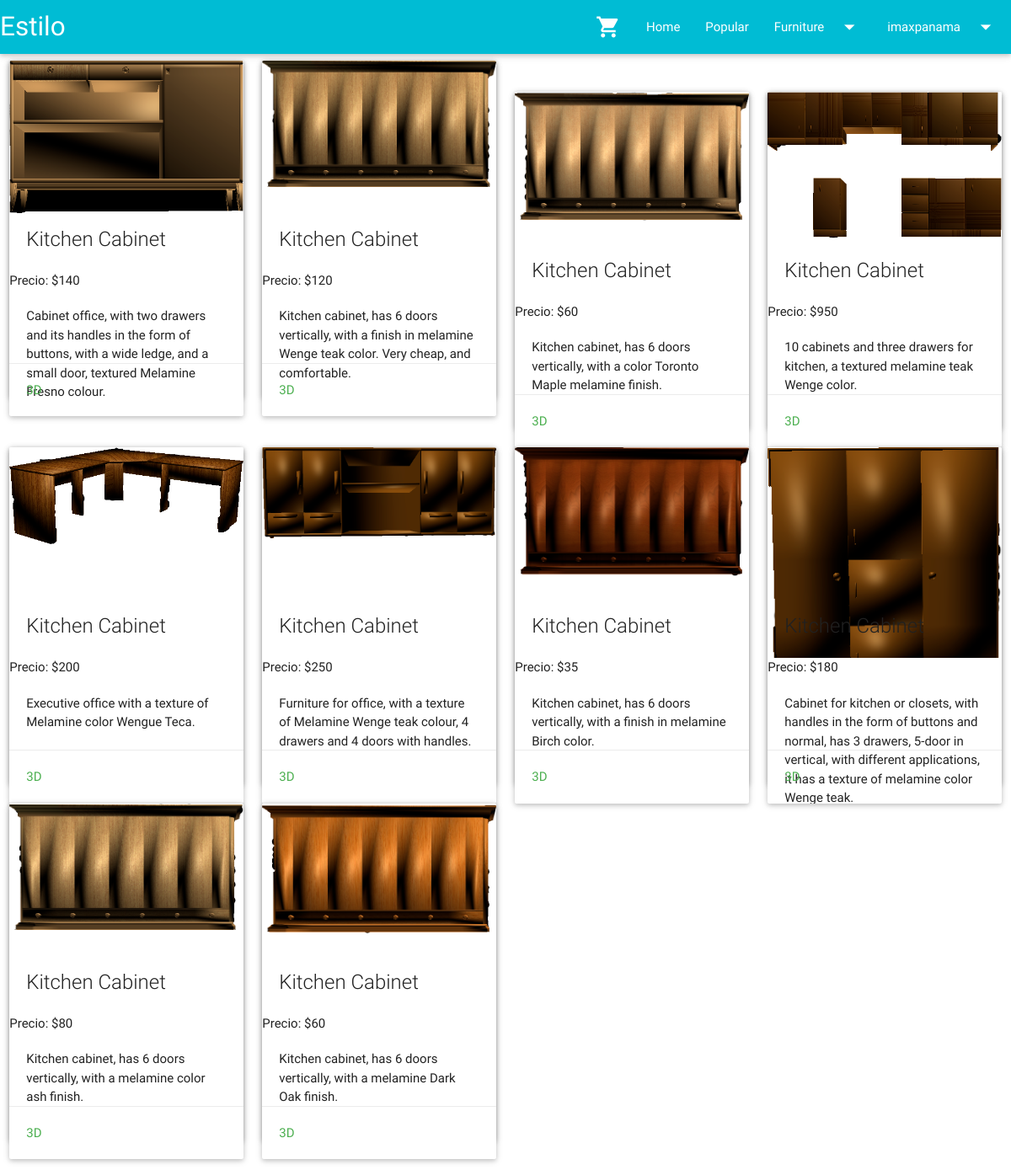
Before: /popu.php (signed in) with the older database file.
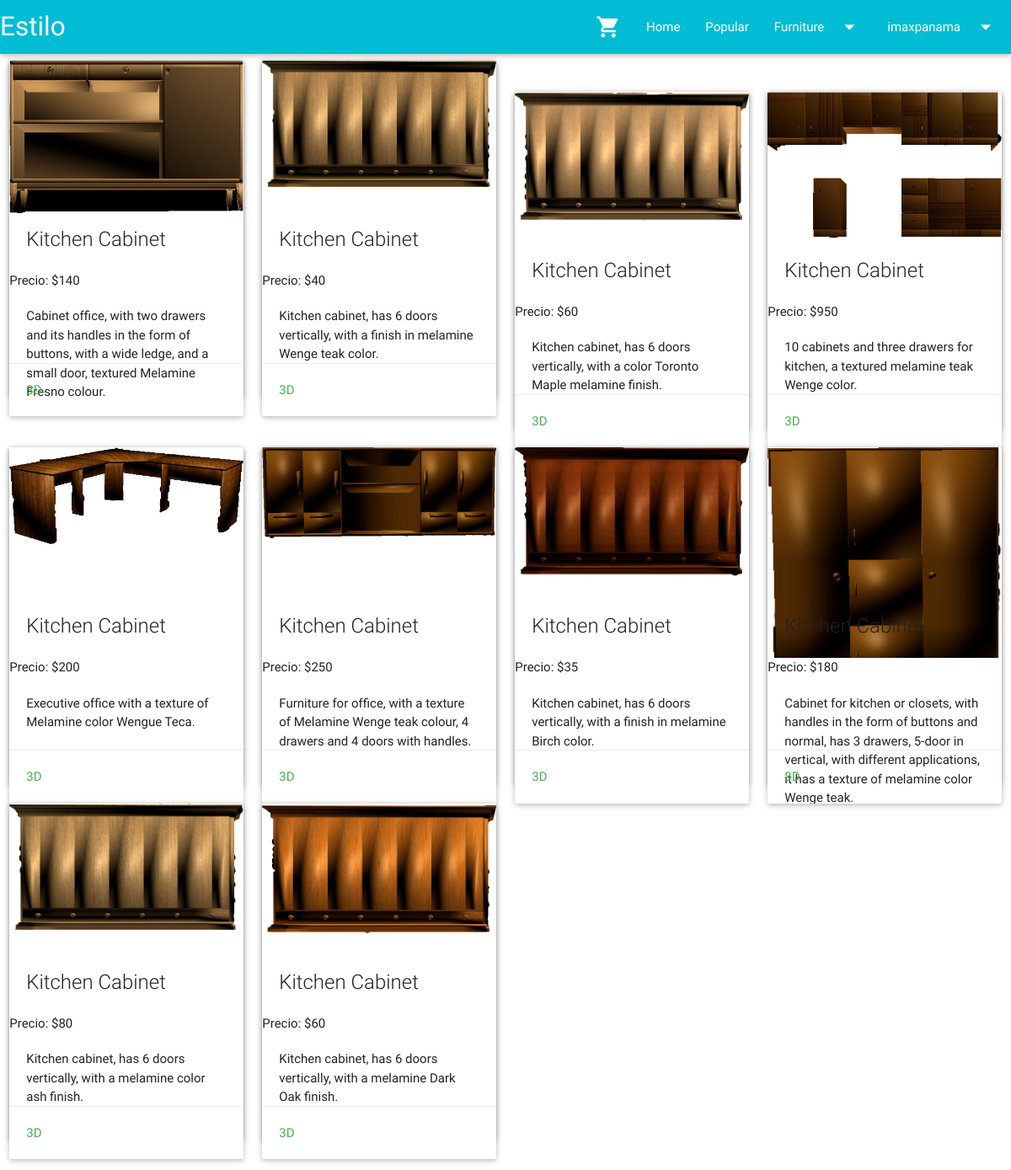
After: the same page with the newer database file.
### tables this page shows
CREATE TABLE IF NOT EXISTS `furniture` (
  `idmueble` int(5) NOT NULL AUTO_INCREMENT,
  `nombre` varchar(50) NOT NULL,
  `descri` varchar(500) NOT NULL,
  `tipo` varchar(50) NOT NULL,
  `precio` double NOT NULL,
  `img` varchar(250) NOT NULL,
  `vis` int(10) NOT NULL,
  PRIMARY KEY (`idmueble`)
);

### popu.php (the view, shortened to what this page needs)
<?php
$consulta = 'SELECT * FROM furniture ORDER BY vis DESC LIMIT 10';
$result = mysql_query($consulta);
?>
<!doctype html>
<html lang="es">
<head>
  <link type="text/css" rel="stylesheet" href="css/style.css" media="screen, projection"/>
  <link type="text/css" rel="stylesheet" href="css/materialize.css"  media="screen,projection"/>
</head>
<body>
   <div class="row">
       <?php
       while($row = mysql_fetch_array($result)){
        ?>
        <div class="col s12 m3 ">
            <div class="card medium">
          <div class="card">
            <div class="card-image">
                <?php
                echo "<img src='".$row['img']."'>";
                ?>
                <span class="card-title activator grey-text text-darken-4">Kitchen Cabinet</span>
            </div>
              <?php
            echo "Precio: $".$row['precio'];
           ?>
            <div class="card-content">
                <?php
                echo $row['descri'];
                ?>
              <div class="card-action">
              <a class="green-text" href="3D/mueble6txt5.php">3D</a>
            </div>
          </div>
            </div>
        </div>
        </div>
       <?php
       }
       ?>
     </div>
</body>
</html>

Changed rows visible on the page:
changed furniture: precio "120" → "40"; descri "Kitchen cabinet, has 6 doors vertically, with a finish in melamine Wenge teak color. Very cheap, and comfortable." → "Kitchen cabinet, has 6 doors vertically, with a finish in melamine Wenge teak color."
